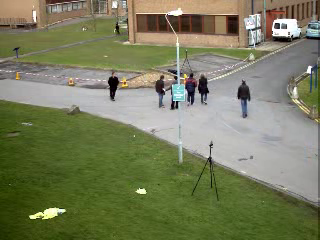
#> input picture frame 79 of Video Basics/peopleCounter.avi, 320 x 240 px
$ python complete_people_counter.py
#> lines starting #> are read from the running program, lines starting #| are printed output that depends on the picture; after the words box and inside, x2 and y2 are one past the last pixel; in counts of white or black regions, pixels touching at a corner belong together
# ====================================================
# ==================== PACKAGES ======================
# ====================================================

## WORKING SPECS:
# OpenCV_3.1.0
# Python_2.7.12

import numpy as np
import cv2
import colorsys
import collections


# ====================================================
# ================== DEFINE CLASS ====================
# ====================================================

class Position(object):
    # [5 lines left out: function __init__, not called in this run]

    def x(self):
        return self.x

    def y(self):
        return self.y

    def w(self):
        return self.w

    def h(self):
        return self.h

class People(object):
    # [22 lines left out: function __init__, not called in this run]

    def x(self):
        return self.x

    def y(self):
        return self.y

    def w(self):
        return self.w

    def h(self):
        return self.h

    def roi(self):
        return self.roi

    def color(self):
        return self.color

    def center(self):
        return self.center

    def maxRoi(self):
        return self.maxRoi

    def isIn(self):
        return self.isIn

    def speed(self):
        return self.speed

    def missingCount(self):
        return self.missingCount

    def isInChangeFrameCount(self):
        return self.isInChangeFrameCount

    # [26 lines left out: function set, not called in this run]


# ====================================================
# ===================== FUNCTION =====================
# ====================================================

def averageSize():
    sum = 0
    for i in humanSizeSample:
        sum +=i
    return sum/sampleSize


# Only care about top and bottom
# [22 lines left out: functions checkTouchVSide, getExteriorRect, not called in this run]


def hsv2rgb(h, s, v):
    return tuple(i * 255 for i in colorsys.hsv_to_rgb(h, s, v))


# [15 lines left out: function checkPosition, not called in this run]

def nothing(x):
    pass

# ====================================================
# ================== VIDEO SOURCE ====================
# ====================================================

srcTest = 'peopleCounter.avi'
srcWebcam = 0
srcMain = '' # live source here
cap = cv2.VideoCapture(srcTest)  # Open video file


# ====================================================
# ================== PRE-CONFIG ======================
# ====================================================

minArea = 500  # default min area to be considered person
maxArea = 4000  # default max area to be considered person
noFrameToCollectSample = 100
toleranceRange = 50  # use for error calculation
toleranceCount = 10  # maximum number of frame an object need to present in order to be accepted
toleranceCountIOStatus = 3  # minimum number of frame between In/Out Status change -> prevent playing with the system
startHue = 0  # In HSV this is RED
hueIncrementValue = 0.1  # increment color every time to differentiate between different people


# ====================================================
# ====================== SETUP =======================
# ====================================================

# fgbg = cv2.createBackgroundSubtractorMOG2(history=500, varThreshold = 16, detectShadows=True)
fgbg = cv2.createBackgroundSubtractorMOG2(detectShadows=True)
sampleSize = 100
humanSizeSample = collections.deque(maxlen=sampleSize)

midHeight = int(cap.get(4) / 2)
maxWidth = cap.get(3)
maxHeight = cap.get(4)

inCriterion = "<"
boundaryPt1 = [0, midHeight-100]
boundaryPt2 = [maxWidth, midHeight]


# ====================================================
# ====================== MAIN ========================
# ====================================================

# Passage Control
allowPassage = True
peopleViolationIn = 0
peopleViolationOut = 0
switch = '0 : PASS \n1 : STOP'

# Controller
cv2.namedWindow('config')
cv2.createTrackbar(switch, 'config', 0, 1, nothing)

# Initializa Other Variable
averageArea = 0.000  # for calculation of min/max size for contour detected
peopleIn = 0  # number of people going up
peopleOut = 0  # number of people going up
frameCounter = 0
maskT = None
passImage = None
detectedPeople = []
detectedContours = []

# take first frame of the video
_ , pFrame = cap.read()
#> pFrame is the input picture: shape (240, 320, 3); mean B, G, R 92.9, 125, 120.9

while (cap.isOpened()):

    # Check Passage Status
    status = cv2.getTrackbarPos(switch, 'config')
    if status == 0:
        allowPassage = True
    else:
        allowPassage = False

    # RE-Initialize
    frameInfo = np.zeros((400, 500, 3), np.uint8)
    averageArea = averageSize()
    ret, frame = cap.read()  # read a frame
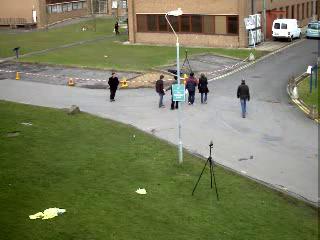
#> input picture frame 80 of Video Basics/peopleCounter.avi, 320 x 240 px
#> frame is the input picture: shape (240, 320, 3); mean B, G, R 92.7, 124.9, 120.7
    frameForView = frame.copy()

    # Clean Frame
    gray = cv2.cvtColor(frame, cv2.COLOR_BGR2GRAY)
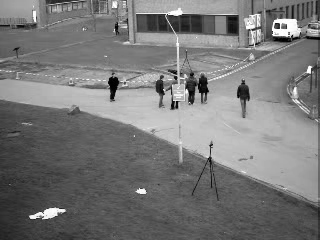
#> gray: shape (240, 320); min 0, max 255, mean 120
    fgmask = fgbg.apply(gray)
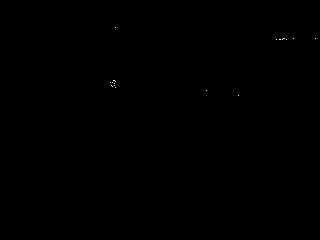
#> fgmask: shape (240, 320); values 127 (black) and 255 (white), 0.03% white in thin lines or dots, all inside (x1, y1, x2, y2) = (110, 27, 316, 96)
    blur = cv2.medianBlur(fgmask, 5)
#> blur: shape (240, 320); every value is 127
    thresh = cv2.threshold(blur, 127, 255, cv2.THRESH_BINARY)[1]  # shadow of MOG@ is grey = 127
#> thresh: shape (240, 320); every value is 0
    kernel = cv2.getStructuringElement(cv2.MORPH_ELLIPSE, (5, 5))
    closing = cv2.morphologyEx(thresh, cv2.MORPH_CLOSE, kernel)  # fill any small holes
    opening = cv2.morphologyEx(closing, cv2.MORPH_OPEN, kernel)  # remove noise
    contours = cv2.findContours(opening.copy(), cv2.RETR_EXTERNAL,
                                 cv2.CHAIN_APPROX_SIMPLE)[1]
#> contours = []

    mask_opening = cv2.inRange(opening, np.array([0]), np.array([128]))
#> mask_opening: shape (240, 320); every value is 255
    noBg = cv2.bitwise_and(frame, frame, mask=mask_opening)

    # Process Contours
    for c in contours:
        # Filter Contour By Size
        if len(humanSizeSample) < 100:
            if cv2.contourArea(c) < minArea or cv2.contourArea(c) > maxArea:
                continue
            else:
                humanSizeSample.append(cv2.contourArea(c))
        else:
            if cv2.contourArea(c) < averageArea/2 or cv2.contourArea(c) > averageArea*3:
                continue
        (x, y, w, h) = cv2.boundingRect(c)
        detectedContours.append(Position(x, y, w, h))
#> this loop made 0 passes
#> after the loop, detectedContours = []

    # Process Detected People
    if len(detectedPeople) != 0:
        for people in detectedPeople:

            # Setup Meanshift/Camshift for Tracking
            track_window = (people.x, people.y, people.w, people.h)
            hsv_roi = pOpening[people.y:people.y + people.h, people.x:people.x + people.w]
            mask = cv2.inRange(hsv_roi, np.array(128), np.array(256))
            roi_hist = cv2.calcHist([hsv_roi], [0], mask, [100], [0, 256])
            cv2.normalize(roi_hist, roi_hist, 0, 255, cv2.NORM_MINMAX)
            term_criteria = (cv2.TERM_CRITERIA_EPS | cv2.TERM_CRITERIA_COUNT, 1, 1)  # Setup the termination criteria, either 10 iteration or move by atleast 1 pt
            dst = cv2.calcBackProject([opening], [0], roi_hist, [0, 256], 1)
            ret, track_window = cv2.CamShift(dst, track_window, term_criteria)

            # Process POST Tracking
            pts = cv2.boxPoints(ret)
            pts = np.int0(pts)
            img2 = cv2.polylines(frameForView, [pts], True, people.color, 2)
            pos = sum(pts)/len(pts)
            isFound = False
            for dC in detectedContours:
                if dC.x - toleranceRange < pos[0] < dC.x + dC.w + toleranceRange \
                        and dC.y - toleranceRange < pos[1] < dC.y + dC.h + toleranceRange:
                    people.set("x", dC.x)
                    people.set("y", dC.y)
                    people.set("w", dC.w)
                    people.set("h", dC.h)
                    people.set("speed", pos - people.center)
                    people.set("center", pos)
                    people.set("missingCount", 0)
                    detectedContours.remove(dC)
                    isFound = True

                    tR = getExteriorRect(pts)
                    people.set("roi", frame[tR[1]:tR[1]+tR[3], tR[0]:tR[0]+tR[2]])

                    # Process Continuous Tracking
                    prevInStatus = people.isIn
                    currInStatus = checkPosition(boundaryPt1, boundaryPt2, people.center, inCriterion)
                    people.isIn = currInStatus

                    # Check In/Out Status Change
                    if prevInStatus != currInStatus and people.isInChangeFrameCount >= toleranceCountIOStatus:
                        if not allowPassage:
                            passImage = people.roi
                        people.set("isInChangeFrameCount", 0)
                        if currInStatus:
                            peopleIn += 1
                            if not allowPassage:
                                peopleViolationIn += 1
                        else:
                            peopleOut += 1
                            if not allowPassage:
                                peopleViolationOut += 1
                    else:
                        people.set("isInChangeFrameCount", people.isInChangeFrameCount + 1)

            # Process DIS-continuous Tracking
            if not isFound:
                if people.missingCount > toleranceCount:
                    detectedPeople.remove(people)
                else:
                    if checkTouchVSide(people.x + people.speed[0], people.y + people.speed[1], people.w,
                                       people.h, maxWidth, maxHeight, toleranceRange):
                        detectedPeople.remove(people)
                    else:
                        people.set("missingCount", people.missingCount+1)
                        people.set("x", people.x + people.speed[0])
                        people.set("y", people.y + people.speed[1])
                        people.set("center", people.center + people.speed)

    # Check New People
    for dC in detectedContours:
        if checkTouchVSide(dC.x, dC.y, dC.w, dC.h, maxWidth, maxHeight, toleranceRange):
            startHue += hueIncrementValue
            detectedPeople.append(People(dC.x, dC.y, dC.w, dC.h, frame[dC.y:dC.y+dC.h, dC.x:dC.x+dC.w], startHue))
#> after the loop, detectedPeople = []; startHue = 0

    # RE-set
    detectedContours = []
    pFrame = frame
    pNoBg = noBg
    pOpening = opening
    frameCounter += 1

    # Output
    try:
        # Setup Stats
        textNoOfPeople = "People: " + str(len(detectedPeople))
#> textNoOfPeople = 'People: 0'
        textNoIn = "In: " + str(peopleIn)
        textNoOut = "Out: " + str(peopleOut)
        textNoViolationIn = "In: " + str(peopleViolationIn)
        textNoViolationOut = "Out: " + str(peopleViolationOut)

        if allowPassage:
            cv2.line(frameForView, (long(boundaryPt1[0]), long(boundaryPt1[1])),
                     (long(boundaryPt2[0]), long(boundaryPt2[1])), (0, 255, 0), 2)
        else:
            cv2.line(frameForView, (long(boundaryPt1[0]), long(boundaryPt1[1])),
                     (long(boundaryPt2[0]), long(boundaryPt2[1])), (0, 0, 255), 2)

        # Draw Infos
        cv2.putText(frameInfo, textNoOfPeople, (30, 40), cv2.FONT_HERSHEY_SIMPLEX
                    , 1, (255, 255, 255), 1, cv2.LINE_AA)
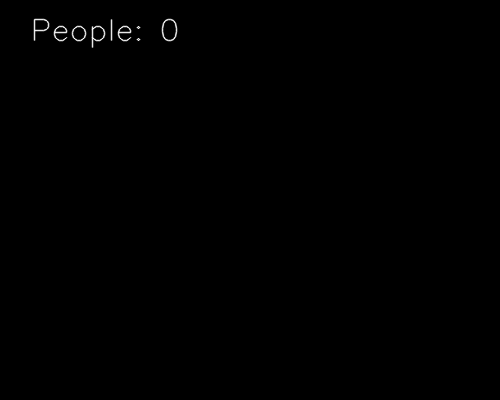
#> frameInfo: shape (400, 500, 3); min 0, max 255, mean 0.5
        cv2.putText(frameInfo, textNoIn, (30, 80), cv2.FONT_HERSHEY_SIMPLEX
                    , 1, (255, 255, 255), 1, cv2.LINE_AA)
        cv2.putText(frameInfo, textNoOut, (30, 120), cv2.FONT_HERSHEY_SIMPLEX
                    , 1, (255, 255, 255), 1, cv2.LINE_AA)
        cv2.line(frameInfo, (0, 160), (640, 160), (255, 255, 255), 1)
        cv2.putText(frameInfo, "VIOLATION", (30, 200), cv2.FONT_HERSHEY_SIMPLEX
                    , 1, (255, 255, 255), 1, cv2.LINE_AA)
        cv2.putText(frameInfo, textNoViolationIn, (30, 240), cv2.FONT_HERSHEY_SIMPLEX
                    , 1, (255, 255, 255), 1, cv2.LINE_AA)
        cv2.putText(frameInfo, textNoViolationOut, (30, 280), cv2.FONT_HERSHEY_SIMPLEX
                    , 1, (255, 255, 255), 1, cv2.LINE_AA)
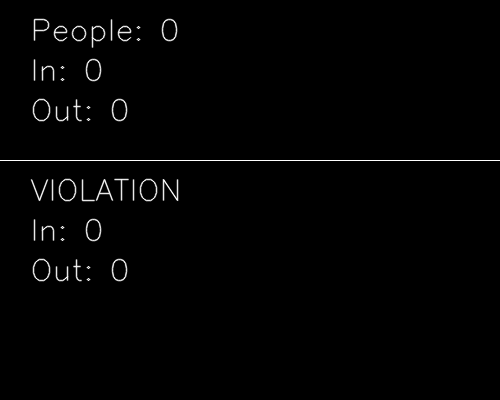
#> frameInfo: shape (400, 500, 3); min 0, max 255, mean 2.9

        # Display
        cv2.imshow('FrameForView', frameForView)
        # cv2.imshow('Frame', frame)
        if passImage != None:
            cv2.imshow('Violators', passImage)
        cv2.imshow('config', frameInfo)

    except:
        print('EOF')
        break

    # Abort and exit with 'Q' or ESC
    k = cv2.waitKey(30) & 0xff
#> (key Esc is pressed here)
    if k == 27:
        break
    # else:
    #     cv2.imwrite(chr(k) + ".jpg", frame)

cap.release()
cv2.destroyAllWindows()

$ run again, starting later in the video
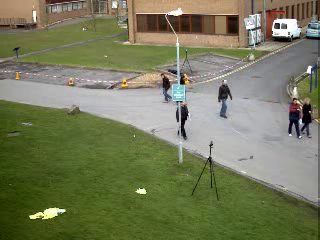
#> input picture frame 357 of Video Basics/peopleCounter.avi, 320 x 240 px
#> pFrame is the input picture: shape (240, 320, 3); mean B, G, R 91.1, 122.7, 118.6
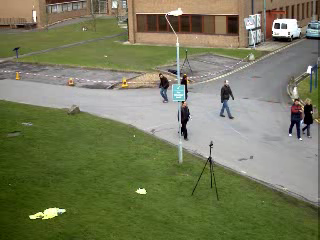
#> input picture frame 358 of Video Basics/peopleCounter.avi, 320 x 240 px
#> frame is the input picture: shape (240, 320, 3); mean B, G, R 90.8, 122.6, 118.3
#> `gray = cv2.cvtColor(frame, cv2.COLOR_BGR2GRAY)`:
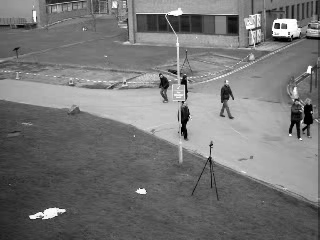
#> gray: shape (240, 320); min 0, max 255, mean 117.6
#> fgmask: shape (240, 320); values 127 (black) and 255 (white), 0.06% white in thin lines or dots, all inside (x1, y1, x2, y2) = (181, 38, 317, 137)
#> blur: shape (240, 320); every value is 127
#> thresh: shape (240, 320); every value is 0
#> contours = []
#> mask_opening: shape (240, 320); every value is 255
#> after the loop `for dC in detectedContours:`: startHue = 0
#> textNoOfPeople = 'People: 0'

$ run again, starting later in the video
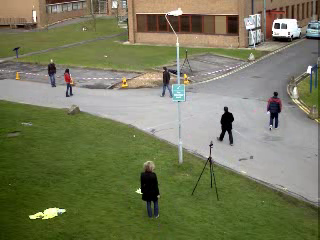
#> input picture frame 636 of Video Basics/peopleCounter.avi, 320 x 240 px
#> pFrame is the input picture: shape (240, 320, 3); mean B, G, R 91.1, 122.1, 118.8
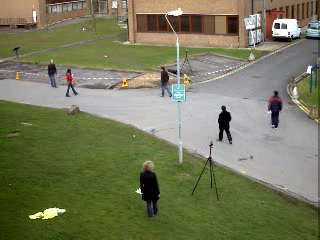
#> input picture frame 637 of Video Basics/peopleCounter.avi, 320 x 240 px
#> frame is the input picture: shape (240, 320, 3); mean B, G, R 91.4, 122.2, 119
#> `gray = cv2.cvtColor(frame, cv2.COLOR_BGR2GRAY)`:
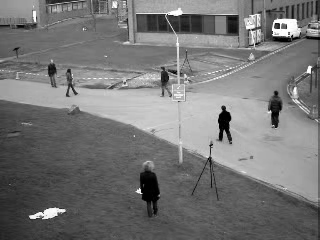
#> gray: shape (240, 320); min 0, max 255, mean 117.7
#> fgmask: shape (240, 320); values 127 (black) and 255 (white), 0.21% white in thin lines or dots, all inside (x1, y1, x2, y2) = (142, 38, 297, 202)
#> blur: shape (240, 320); values 127 (black) and 255 (white), 0.07% white in thin lines or dots, all inside (x1, y1, x2, y2) = (153, 117, 229, 196)
#> closing: shape (240, 320); 0.07% white; 3 white regions (2 under 20 px), largest, box (x1, y1, x2, y2) and area: (221, 120, 227, 129) 38
#> opening: shape (240, 320); 0.03% white; 1 white region, box (x1, y1, x2, y2) and area: (221, 122, 227, 128) 26
#> contours = 1 contour, all with area under 20
#> the loop `for c in contours:` made 1 pass
#> after the loop `for c in contours:`: detectedContours = []
#> after the loop `for dC in detectedContours:`: startHue = 0
#> textNoOfPeople = 'People: 0'
